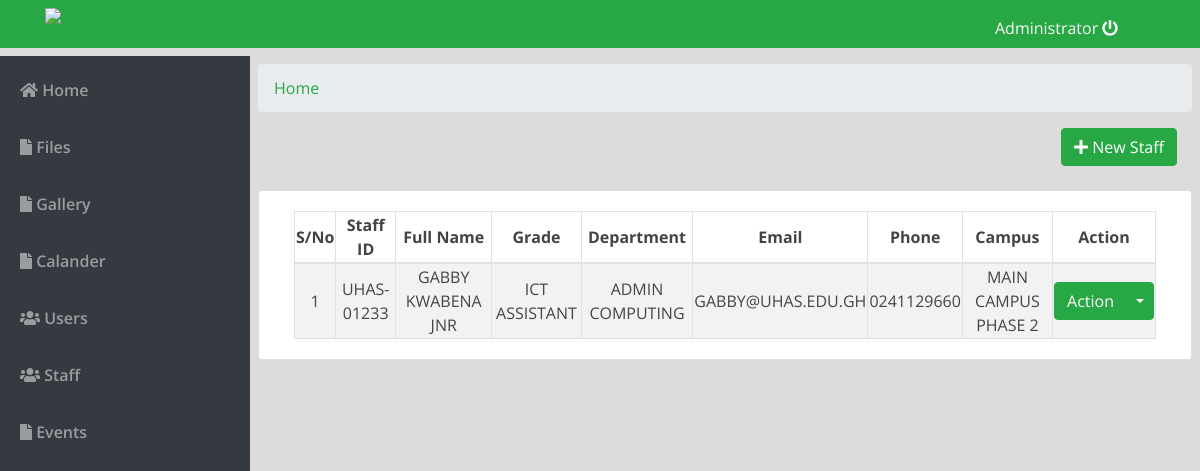
/index.php?page=staff (signed in), run on the app's committed database.
### tables this page shows
CREATE TABLE `staff` (
  `id` int(11) NOT NULL,
  `staff_id` varchar(50) NOT NULL,
  `title` varchar(50) NOT NULL,
  `full_name` varchar(255) NOT NULL,
  `qualifications` text DEFAULT NULL,
  `highest_qualification` varchar(255) DEFAULT NULL,
  `gender` varchar(50) DEFAULT NULL,
  `email` varchar(255) DEFAULT NULL,
  `dob` date DEFAULT NULL,
  `present_appointment` varchar(255) DEFAULT NULL,
  `staff_category` varchar(255) DEFAULT NULL,
  `department` varchar(255) DEFAULT NULL,
  `campus` varchar(255) DEFAULT NULL,
  `phone` varchar(50) DEFAULT NULL
);

### staff.php (the view, shortened to what this page needs)
<nav aria-label="breadcrumb">
  <ol class="breadcrumb">
    <li class="breadcrumb-item text-success">Home</li>
  </ol>
</nav>
<div class="container-fluid">
  <div class="row">
    <div class="col-lg-12">
      <button class="btn btn-success float-right btn-md" id="new_staff"><i class="fa fa-plus"></i> New Staff</button>
    </div>
  </div>
  <br>
  <div class="row">
    <div class="card col-lg-12">
      <div class="card-body">
        <table class="table-striped table-bordered col-md-12">
          <thead>
            <tr>
              <th class="text-center">S/No</th>
              <th class="text-center">Staff ID</th>
              <th class="text-center">Full Name</th>
              <th class="text-center">Grade</th>
              <th class="text-center">Department</th>
              <th class="text-center">Email</th>
              <th class="text-center">Phone</th>
              <th class="text-center">Campus</th>
              <th class="text-center">Action</th>
            </tr>
          </thead>
          <tbody>
            <?php
              include 'db_connect.php';
              $staff = $conn->query("SELECT * FROM staff ORDER BY full_name ASC");
              if ($staff->num_rows > 0):
                $i = 1;
                while ($row = $staff->fetch_assoc()):
            ?>
            <tr>
              <td class="text-center"><?php echo $i++ ?></td>
              <td class="text-center"><?php echo $row['staff_id'] ?></td>
              <td class="text-center"><?php echo $row['full_name'] ?></td>
              <td class="text-center"><?php echo $row['present_appointment'] ?></td>
              <td class="text-center"><?php echo $row['department'] ?></td>
              <td class="text-center"><?php echo $row['email'] ?></td>
              <td class="text-center"><?php echo $row['phone'] ?></td>
              <td class="text-center"><?php echo $row['campus'] ?></td>
              <td class="text-center">
                <div class="btn-group">
                  <button type="button" class="btn btn-success">Action</button>
                  <button type="button" class="btn btn-success dropdown-toggle dropdown-toggle-split" data-toggle="dropdown" aria-haspopup="true" aria-expanded="false">
                  </button>
                </div>
              </td>
            </tr>
            <?php endwhile; else: ?>
            <tr>
              <td class="text-center" colspan="9">No staff records found.</td>
            </tr>
            <?php endif; ?>
          </tbody>
        </table>
      </div>
    </div>
  </div>
</div>

### assets/css/style.css (style rules this page uses)
body { font-family: "Open Sans", sans-serif; color: #444444; width: 100%; height: calc(100%); }

### index.php (style rules this page uses)
body { background: #80808045; }

### data on the page
staff: staff "UHAS-01233", full_name "GABBY KWABENA JNR", present_appointment "ICT ASSISTANT", department "ADMIN COMPUTING", email "GABBY@UHAS.EDU.GH", phone "0241129660", campus "MAIN CAMPUS PHASE 2"

### other printed values
$_SESSION['login_name'] "Administrator"
